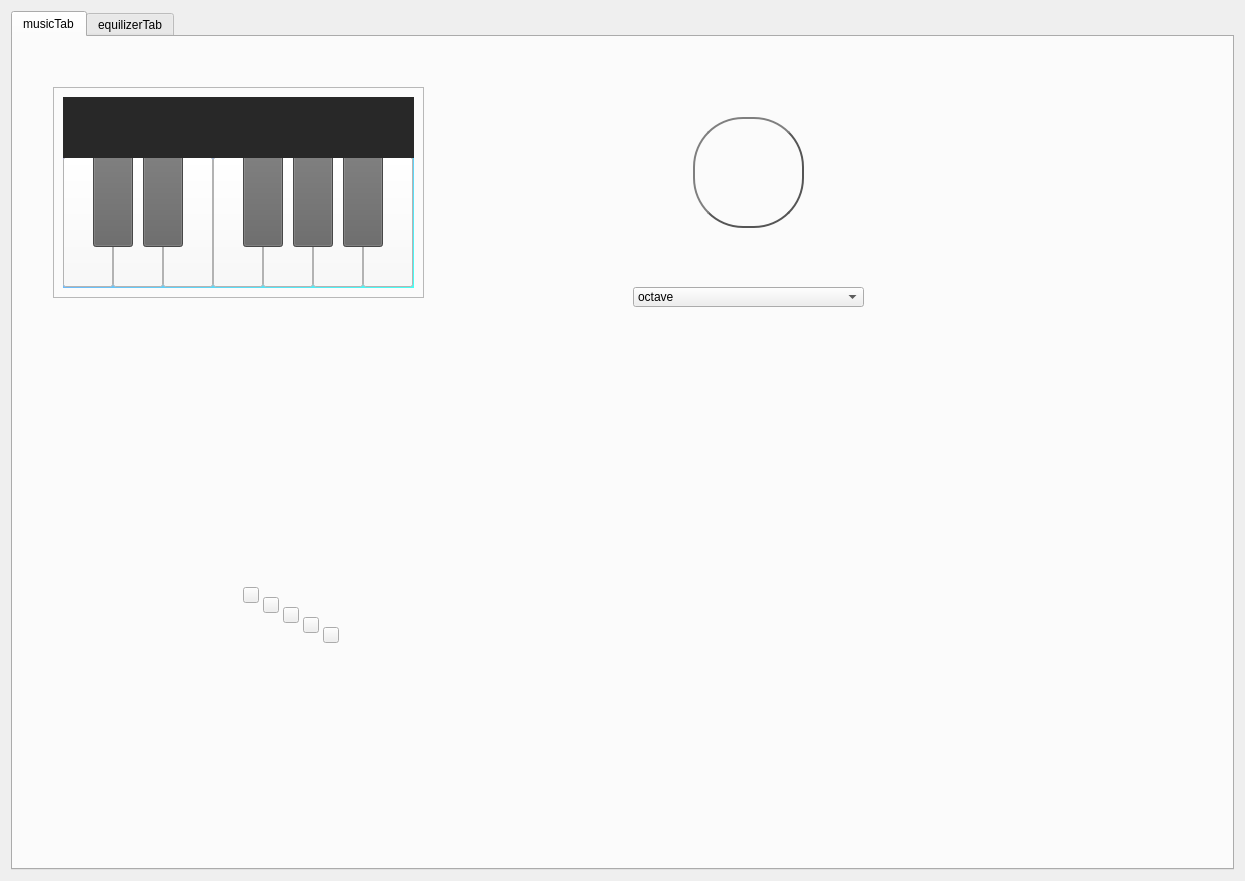
<?xml version="1.0" encoding="UTF-8"?>
<ui version="4.0">
 <class>Piano_istrument</class>
 <widget class="QWidget" name="Piano_istrument">
  <property name="geometry">
   <rect>
    <x>0</x>
    <y>0</y>
    <width>1245</width>
    <height>881</height>
   </rect>
  </property>
  <property name="windowTitle">
   <string>Form</string>
  </property>
  <property name="styleSheet">
   <string notr="true">#Piano_Button_1,#Piano_Button_2,#Piano_Button_3,#Piano_Button_4,#Piano_Button_5,#Piano_Button_6,#Piano_Button_7
{
background-color: rgb(250, 250, 250);
}
#Piano_Button_1:hover,#Piano_Button_2:hover,#Piano_Button_3:hover,#Piano_Button_4:hover,#Piano_Button_5:hover,#Piano_Button_6:hover,#Piano_Button_7:hover
{
background-color: rgb(240, 240, 250);
}

#Piano_Button_1:pushed,#Piano_Button_2:pushed,#Piano_Button_3:pushed,#Piano_Button_4:pushed,#Piano_Button_5:pushed,#Piano_Button_6:pushed,#Piano_Button_7:pushed
{
background-color: rgb(255, 255, 0)
}

#Piano_Button_above_1,#Piano_Button_above_2,#Piano_Button_above_3,#Piano_Button_above_4,#Piano_Button_above_5
{
background-color: rgb(100, 100, 100);
}

#Piano_Button_above_1:hover,#Piano_Button_above_2:hover,#Piano_Button_above_3:hover,#Piano_Button_above_4:hover,#Piano_Button_above_5:hover,DrumbButton:hover
{
background-color: rgb(75, 75, 75);
}
#Piano_Button_above_1:pushed,#Piano_Button_above_2:pushed,#Piano_Button_above_3:pushed,#Piano_Button_above_4:pushed,#Piano_Button_above_5:pushed,DrumbButton:pushed
{
background-color: rgb(50, 50, 50);
}</string>
  </property>
  <layout class="QVBoxLayout" name="verticalLayout">
   <item>
    <widget class="QTabWidget" name="tabWidgets">
     <property name="whatsThis">
      <string>&lt;html&gt;&lt;head/&gt;&lt;body&gt;&lt;p&gt;musicTab&lt;/p&gt;&lt;/body&gt;&lt;/html&gt;</string>
     </property>
     <property name="currentIndex">
      <number>0</number>
     </property>
     <widget class="QWidget" name="musicTab">
      <property name="whatsThis">
       <string/>
      </property>
      <attribute name="title">
       <string>musicTab</string>
      </attribute>
      <widget class="QFrame" name="frameForPiano">
       <property name="geometry">
        <rect>
         <x>40</x>
         <y>50</y>
         <width>371</width>
         <height>211</height>
        </rect>
       </property>
       <property name="frameShape">
        <enum>QFrame::StyledPanel</enum>
       </property>
       <property name="frameShadow">
        <enum>QFrame::Raised</enum>
       </property>
       <layout class="QGridLayout" name="gridLayout">
        <item row="0" column="0">
         <widget class="QLabel" name="backGroundForPiano">
          <property name="styleSheet">
           <string notr="true">background-color: qlineargradient(spread:pad, x1:0, y1:0, x2:1, y2:1, stop:0 rgba(148, 118, 254, 255), stop:1 rgba(71, 255, 243, 255))</string>
          </property>
          <property name="text">
           <string/>
          </property>
         </widget>
        </item>
       </layout>
       <widget class="QLabel" name="backGroundForSubPiano">
        <property name="geometry">
         <rect>
          <x>10</x>
          <y>10</y>
          <width>351</width>
          <height>61</height>
         </rect>
        </property>
        <property name="styleSheet">
         <string notr="true">background-color: rgb(40, 40, 40);</string>
        </property>
        <property name="text">
         <string/>
        </property>
       </widget>
       <widget class="QPushButton" name="Piano_Button_above_4">
        <property name="geometry">
         <rect>
          <x>240</x>
          <y>30</y>
          <width>40</width>
          <height>130</height>
         </rect>
        </property>
        <property name="text">
         <string/>
        </property>
       </widget>
       <widget class="QPushButton" name="Piano_Button_6">
        <property name="geometry">
         <rect>
          <x>260</x>
          <y>70</y>
          <width>50</width>
          <height>130</height>
         </rect>
        </property>
        <property name="text">
         <string/>
        </property>
       </widget>
       <widget class="QPushButton" name="Piano_Button_above_5">
        <property name="geometry">
         <rect>
          <x>290</x>
          <y>30</y>
          <width>40</width>
          <height>130</height>
         </rect>
        </property>
        <property name="text">
         <string/>
        </property>
       </widget>
       <widget class="QPushButton" name="Piano_Button_4">
        <property name="geometry">
         <rect>
          <x>160</x>
          <y>70</y>
          <width>50</width>
          <height>130</height>
         </rect>
        </property>
        <property name="text">
         <string/>
        </property>
       </widget>
       <widget class="QPushButton" name="Piano_Button_7">
        <property name="geometry">
         <rect>
          <x>310</x>
          <y>70</y>
          <width>50</width>
          <height>130</height>
         </rect>
        </property>
        <property name="text">
         <string/>
        </property>
       </widget>
       <widget class="QPushButton" name="Piano_Button_above_1">
        <property name="geometry">
         <rect>
          <x>40</x>
          <y>30</y>
          <width>40</width>
          <height>130</height>
         </rect>
        </property>
        <property name="text">
         <string/>
        </property>
       </widget>
       <widget class="QPushButton" name="Piano_Button_above_3">
        <property name="geometry">
         <rect>
          <x>190</x>
          <y>30</y>
          <width>40</width>
          <height>130</height>
         </rect>
        </property>
        <property name="text">
         <string/>
        </property>
       </widget>
       <widget class="QPushButton" name="Piano_Button_1">
        <property name="geometry">
         <rect>
          <x>10</x>
          <y>70</y>
          <width>50</width>
          <height>130</height>
         </rect>
        </property>
        <property name="text">
         <string/>
        </property>
       </widget>
       <widget class="QPushButton" name="Piano_Button_2">
        <property name="geometry">
         <rect>
          <x>60</x>
          <y>70</y>
          <width>50</width>
          <height>130</height>
         </rect>
        </property>
        <property name="text">
         <string/>
        </property>
       </widget>
       <widget class="QPushButton" name="Piano_Button_3">
        <property name="geometry">
         <rect>
          <x>110</x>
          <y>70</y>
          <width>50</width>
          <height>130</height>
         </rect>
        </property>
        <property name="text">
         <string/>
        </property>
       </widget>
       <widget class="QPushButton" name="Piano_Button_5">
        <property name="geometry">
         <rect>
          <x>210</x>
          <y>70</y>
          <width>50</width>
          <height>130</height>
         </rect>
        </property>
        <property name="text">
         <string/>
        </property>
       </widget>
       <widget class="QPushButton" name="Piano_Button_above_2">
        <property name="geometry">
         <rect>
          <x>90</x>
          <y>30</y>
          <width>40</width>
          <height>130</height>
         </rect>
        </property>
        <property name="text">
         <string/>
        </property>
       </widget>
       <zorder>backGroundForPiano</zorder>
       <zorder>Piano_Button_6</zorder>
       <zorder>Piano_Button_4</zorder>
       <zorder>Piano_Button_7</zorder>
       <zorder>Piano_Button_1</zorder>
       <zorder>Piano_Button_2</zorder>
       <zorder>Piano_Button_3</zorder>
       <zorder>Piano_Button_5</zorder>
       <zorder>Piano_Button_above_4</zorder>
       <zorder>Piano_Button_above_5</zorder>
       <zorder>Piano_Button_above_1</zorder>
       <zorder>Piano_Button_above_2</zorder>
       <zorder>Piano_Button_above_3</zorder>
       <zorder>backGroundForSubPiano</zorder>
      </widget>
      <widget class="QWidget" name="Guitar_widget" native="true">
       <property name="geometry">
        <rect>
         <x>50</x>
         <y>300</y>
         <width>951</width>
         <height>501</height>
        </rect>
       </property>
       <layout class="QGridLayout" name="gridLayout_4">
        <item row="0" column="0">
         <widget class="QLabel" name="Guitar_Picture">
          <property name="styleSheet">
           <string notr="true">image: url(:/newPrefix/Guitar.png);</string>
          </property>
          <property name="text">
           <string/>
          </property>
         </widget>
        </item>
       </layout>
       <widget class="QPushButton" name="Guitar_button_4">
        <property name="geometry">
         <rect>
          <x>240</x>
          <y>280</y>
          <width>16</width>
          <height>16</height>
         </rect>
        </property>
        <property name="text">
         <string/>
        </property>
       </widget>
       <widget class="QPushButton" name="Guitar_button_1">
        <property name="geometry">
         <rect>
          <x>180</x>
          <y>250</y>
          <width>16</width>
          <height>16</height>
         </rect>
        </property>
        <property name="text">
         <string/>
        </property>
       </widget>
       <widget class="QPushButton" name="Guitar_button_2">
        <property name="geometry">
         <rect>
          <x>200</x>
          <y>260</y>
          <width>16</width>
          <height>16</height>
         </rect>
        </property>
        <property name="text">
         <string/>
        </property>
       </widget>
       <widget class="QPushButton" name="Guitar_button_3">
        <property name="geometry">
         <rect>
          <x>220</x>
          <y>270</y>
          <width>16</width>
          <height>16</height>
         </rect>
        </property>
        <property name="text">
         <string/>
        </property>
       </widget>
       <widget class="QPushButton" name="Guitar_button_5">
        <property name="geometry">
         <rect>
          <x>260</x>
          <y>290</y>
          <width>16</width>
          <height>16</height>
         </rect>
        </property>
        <property name="text">
         <string/>
        </property>
       </widget>
       <zorder>Guitar_button_5</zorder>
       <zorder>Guitar_Picture</zorder>
       <zorder>Guitar_button_4</zorder>
       <zorder>Guitar_button_1</zorder>
       <zorder>Guitar_button_2</zorder>
       <zorder>Guitar_button_3</zorder>
      </widget>
      <widget class="QPushButton" name="DrumbButton">
       <property name="geometry">
        <rect>
         <x>680</x>
         <y>80</y>
         <width>111</width>
         <height>111</height>
        </rect>
       </property>
       <property name="styleSheet">
        <string notr="true">#DrumbButton {
	
color: #333;
border: 2px solid #555;
border-radius: 50px;
border-style: outset;
background: qradialgradient(
cx: 0.3, cy: -0.4, fx: 0.3, fy: -0.4,
radius: 1.35, stop: 0 #fff, stop: 1 #888
);
padding: 5px;
}

#DrumbButton:hover {
background:qradialgradient(
cx: 0.3, cy: -0.4, fx: 0.3, fy: -0.4,
radius: 1.35, stop: 0 #fff, stop: 1 #bbb
);
}

#DrumbButton:pushed
{
background:qradialgradient(
cx: 0.8, cy: -0.9, fx: 0.3, fy: -0.5,
radius: 1.5, stop: 1 #000, stop: 2 #aaa
);
}
</string>
       </property>
       <property name="text">
        <string/>
       </property>
      </widget>
      <widget class="QComboBox" name="comboBox_for_tunes">
       <property name="geometry">
        <rect>
         <x>620</x>
         <y>250</y>
         <width>231</width>
         <height>20</height>
        </rect>
       </property>
       <item>
        <property name="text">
         <string>octave</string>
        </property>
       </item>
       <item>
        <property name="text">
         <string>solo</string>
        </property>
       </item>
       <item>
        <property name="text">
         <string>spare</string>
        </property>
       </item>
      </widget>
      <widget class="QLabel" name="label_for_drumb_picture">
       <property name="geometry">
        <rect>
         <x>600</x>
         <y>50</y>
         <width>251</width>
         <height>161</height>
        </rect>
       </property>
       <property name="styleSheet">
        <string notr="true">image: url(:/newPrefix/drumb.png);</string>
       </property>
       <property name="text">
        <string/>
       </property>
      </widget>
      <zorder>DrumbButton</zorder>
      <zorder>frameForPiano</zorder>
      <zorder>Guitar_widget</zorder>
      <zorder>comboBox_for_tunes</zorder>
      <zorder>label_for_drumb_picture</zorder>
     </widget>
     <widget class="QWidget" name="equilizerTab">
      <attribute name="title">
       <string>equilizerTab</string>
      </attribute>
      <layout class="QGridLayout" name="gridLayout_3">
       <item row="0" column="3">
        <spacer name="verticalSpacer_for_singal_and_spectrogram">
         <property name="orientation">
          <enum>Qt::Vertical</enum>
         </property>
         <property name="sizeHint" stdset="0">
          <size>
           <width>20</width>
           <height>178</height>
          </size>
         </property>
        </spacer>
       </item>
       <item row="0" column="2">
        <layout class="QVBoxLayout" name="verticalLayout_For_spectrogram"/>
       </item>
       <item row="0" column="0" colspan="2">
        <layout class="QVBoxLayout" name="verticalLayout_For_signal"/>
       </item>
       <item row="2" column="0" colspan="3">
        <layout class="QHBoxLayout" name="horizontalLayout_For_Feautures">
         <item>
          <layout class="QVBoxLayout" name="verticalLayout_For_Buttons">
           <item>
            <widget class="QPushButton" name="pushButton_Open">
             <property name="text">
              <string>Open</string>
             </property>
            </widget>
           </item>
           <item>
            <widget class="QPushButton" name="pushButton_Play">
             <property name="text">
              <string>Play</string>
             </property>
            </widget>
           </item>
           <item>
            <widget class="QPushButton" name="pushButton_pause">
             <property name="text">
              <string>Pause</string>
             </property>
            </widget>
           </item>
           <item>
            <widget class="QPushButton" name="Apply_3">
             <property name="text">
              <string>Apply</string>
             </property>
            </widget>
           </item>
           <item>
            <widget class="QPushButton" name="pushButton_For_Spare">
             <property name="text">
              <string>Spare</string>
             </property>
            </widget>
           </item>
          </layout>
         </item>
         <item alignment="Qt::AlignVCenter">
          <widget class="QSlider" name="verticalSlider_For_volume">
           <property name="minimum">
            <number>1</number>
           </property>
           <property name="maximum">
            <number>10</number>
           </property>
           <property name="value">
            <number>10</number>
           </property>
           <property name="sliderPosition">
            <number>10</number>
           </property>
           <property name="orientation">
            <enum>Qt::Vertical</enum>
           </property>
           <property name="tickPosition">
            <enum>QSlider::TicksBelow</enum>
           </property>
           <property name="tickInterval">
            <number>1</number>
           </property>
          </widget>
         </item>
         <item>
          <layout class="QVBoxLayout" name="verticalLayout_For_equilizing">
           <item>
            <widget class="QWidget" name="widget_For_pictures" native="true">
             <layout class="QGridLayout" name="gridLayout_5">
              <item row="0" column="0">
               <widget class="QLabel" name="Guitar_Picture_4">
                <property name="styleSheet">
                 <string notr="true">
image: url(:/newPrefix/piano2.png);</string>
                </property>
                <property name="text">
                 <string/>
                </property>
               </widget>
              </item>
              <item row="0" column="1">
               <widget class="QLabel" name="Guitar_Picture_2">
                <property name="styleSheet">
                 <string notr="true">image: url(:/newPrefix/Guitar.png);</string>
                </property>
                <property name="text">
                 <string/>
                </property>
               </widget>
              </item>
              <item row="0" column="2">
               <widget class="QLabel" name="Guitar_Picture_5">
                <property name="styleSheet">
                 <string notr="true">image: url(:/newPrefix/drumb.png);
</string>
                </property>
                <property name="text">
                 <string/>
                </property>
               </widget>
              </item>
             </layout>
            </widget>
           </item>
           <item>
            <layout class="QHBoxLayout" name="horizontalLayout_For_equillizing">
             <item>
              <widget class="QSlider" name="horizontalSlider_For_piano">
               <property name="maximum">
                <number>10</number>
               </property>
               <property name="value">
                <number>1</number>
               </property>
               <property name="orientation">
                <enum>Qt::Horizontal</enum>
               </property>
               <property name="tickPosition">
                <enum>QSlider::TicksBelow</enum>
               </property>
              </widget>
             </item>
             <item>
              <widget class="QSlider" name="horizontalSlider_For_Guitar">
               <property name="maximum">
                <number>10</number>
               </property>
               <property name="value">
                <number>1</number>
               </property>
               <property name="orientation">
                <enum>Qt::Horizontal</enum>
               </property>
               <property name="tickPosition">
                <enum>QSlider::TicksBelow</enum>
               </property>
              </widget>
             </item>
             <item>
              <widget class="QSlider" name="horizontalSlider_For_Drumb">
               <property name="maximum">
                <number>10</number>
               </property>
               <property name="value">
                <number>1</number>
               </property>
               <property name="orientation">
                <enum>Qt::Horizontal</enum>
               </property>
               <property name="tickPosition">
                <enum>QSlider::TicksBelow</enum>
               </property>
              </widget>
             </item>
            </layout>
           </item>
          </layout>
         </item>
        </layout>
       </item>
       <item row="1" column="2">
        <spacer name="horizontalSpacer_For_spectrogram">
         <property name="orientation">
          <enum>Qt::Horizontal</enum>
         </property>
         <property name="sizeHint" stdset="0">
          <size>
           <width>40</width>
           <height>20</height>
          </size>
         </property>
        </spacer>
       </item>
       <item row="1" column="1">
        <spacer name="horizontalSpacer_For_signal">
         <property name="orientation">
          <enum>Qt::Horizontal</enum>
         </property>
         <property name="sizeHint" stdset="0">
          <size>
           <width>40</width>
           <height>20</height>
          </size>
         </property>
        </spacer>
       </item>
      </layout>
     </widget>
    </widget>
   </item>
  </layout>
 </widget>
 <resources>
  <include location="sourceGuitar.qrc"/>
 </resources>
 <connections/>
</ui>
